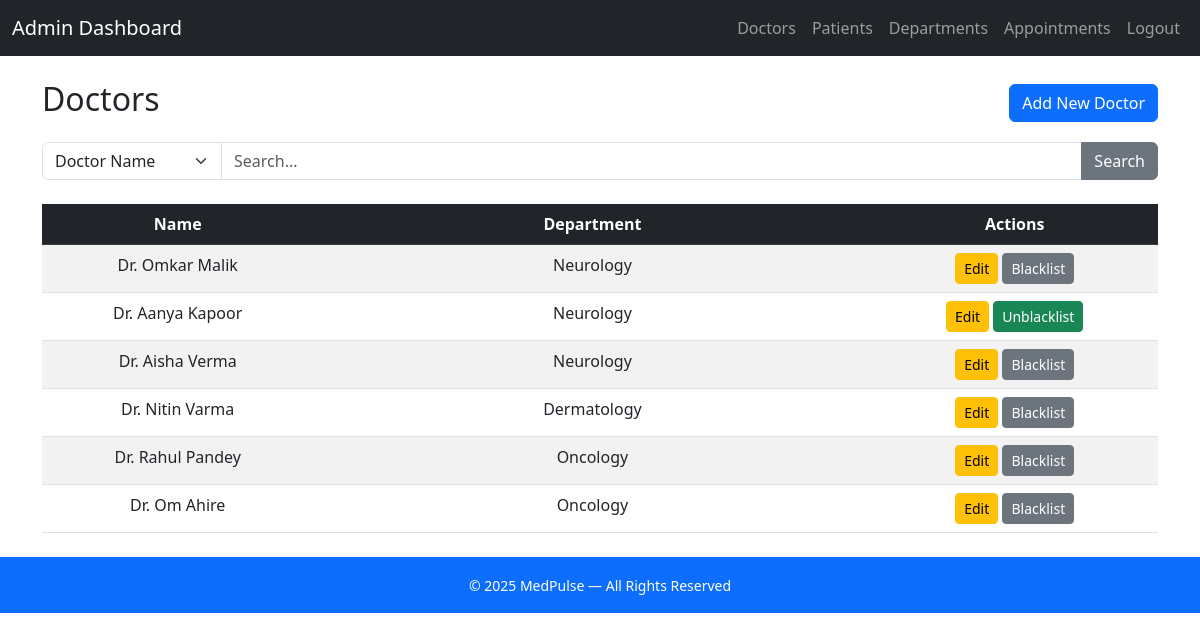
Page /admin/doctors (signed in) on the committed database.
### controller/models.py (models this page shows)
class Doctor(db.Model):
    __tablename__='doctor'
    doctor_id=db.Column(db.Integer,primary_key=True,autoincrement=True)
    user_id = db.Column(db.Integer, db.ForeignKey('user.user_id'), nullable=False)
    department_id = db.Column(db.Integer, db.ForeignKey('department.department_id'), nullable=False)
    name=db.Column(db.String(50), nullable=False)
    experience=db.Column(db.Integer, nullable=False)
    about=db.Column(db.Text, nullable=False)
    user = db.relationship('User', uselist=False)
    department = db.relationship('Department', back_populates='doctors',uselist=False)
    availabilities = db.relationship('DoctorAvailability', back_populates='doctor',uselist=True)
    appointments = db.relationship('Appointment', back_populates='doctor',uselist=True)

class Department(db.Model):
    __tablename__='department'
    department_id=db.Column(db.Integer,primary_key=True,autoincrement=True)
    name=db.Column(db.String(50), nullable=False,unique=True)
    description=db.Column(db.Text, nullable=False)
    doctors = db.relationship('Doctor', back_populates='department',uselist=True)

### controller/admin_routes.py (the view)
@admin.route('/doctors')
@login_required
def admin_doctors():
    if current_user.role.role != 'Admin':
        flash("You are not authorized to perform this action.", "danger")
        return redirect(url_for('main.dashboard'))
    else:
        search_by = request.args.get('search_by', 'name')
        query = request.args.get('query', '').strip()
        doctors = Doctor.query
        if query:
            if search_by == 'name':
                doctors = doctors.filter(Doctor.name.ilike(f"%{query}%"))
            elif search_by == 'department':
                doctors = doctors.join(Doctor.department).filter(Department.name.ilike(f"%{query}%"))
        doctors = doctors.all()
        return render_template(
            'Admin/admin_doctors.html',
            doctors=doctors,
            search_by=search_by,
            query=query
        )

### app.py (called while the page is built)
@app.before_request
def force_logout_blacklisted():
    if current_user.is_authenticated and current_user.blacklisted:
        logout_user()
        flash("Your account has been disabled.", "danger")
        return redirect(url_for('main.home'))

@app.context_processor
def inject_current_year():
    return {"current_year": datetime.now().year}

### controller/routes.py (called while the page is built)
@login_manager.user_loader
def load_user(user_id):
    return User.query.get(int(user_id))

### templates/Admin/admin_doctors.html (shortened to what this page needs)
{% extends "Admin/base.html" %}
{% block content %}
<div class="d-flex justify-content-between align-items-center mb-3">
    <h2>Doctors</h2>
    <a href="{{ url_for('admin.admin_create_doctor')}}" class="btn btn-primary">Add New Doctor</a>
</div>
<form class="mb-4" method="GET" action="{{ url_for('admin.admin_doctors') }}">
    <div class="input-group">
        <select name="search_by" class="form-select" style="max-width: 180px;">
            <option value="name" {% if search_by == 'name'or search_by == '' %}selected{% endif %}>Doctor Name</option>
        </select>
        <input
            type="text"
            name="query"
            class="form-control"
            placeholder="Search..."
            value="{{ query }}"
        >
        <button type="submit" class="btn btn-secondary">Search</button>
    </div>
</form>
<table class="table table-striped table-hover">
    <thead class="table-dark ">
        <tr>
            <th class="w-40 text-center">Name</th>
            <th class="w-50 text-center">Department</th>
            <th class="w-10 text-center">Actions</th>
        </tr>
    </thead>
    <tbody>
        {% for doctor in doctors %}
        <tr>
            <td class="text-center">Dr. {{ doctor.name }}</td>
            <td class="text-center">{{ doctor.department.name }}</td>
            <td class="text-center">
                <a href="{{url_for('admin.admin_doctors_edit', doctor_id=doctor.doctor_id)}}" class="btn btn-warning btn-sm">Edit</a>
                <a href="{{ url_for('admin.admin_doctors_blacklist', doctor_id=doctor.doctor_id)}}" class="btn btn-sm
                        {% if doctor.user.blacklisted %}btn-success{% else %}btn-secondary{% endif %}">
                    {% if doctor.user.blacklisted %}
                        Unblacklist
                    {% else %}
                        Blacklist
                    {% endif %}
                </a>
            </td>
        </tr>
        {% else %}
        <tr>
            <td colspan="4" class="text-center">No doctors found.</td>
        </tr>
        {% endfor %}
    </tbody>
</table>
{% endblock %}

### rows in the picture
Doctor: name "Omkar Malik", department.name "Neurology", shows "Blacklist"
Doctor: name "Aanya Kapoor", department.name "Neurology", shows "Unblacklist"
Doctor: name "Aisha Verma", department.name "Neurology", shows "Blacklist"
Doctor: name "Nitin Varma", department.name "Dermatology", shows "Blacklist"
Doctor: name "Rahul Pandey", department.name "Oncology", shows "Blacklist"
Doctor: name "Om Ahire", department.name "Oncology", shows "Blacklist"
